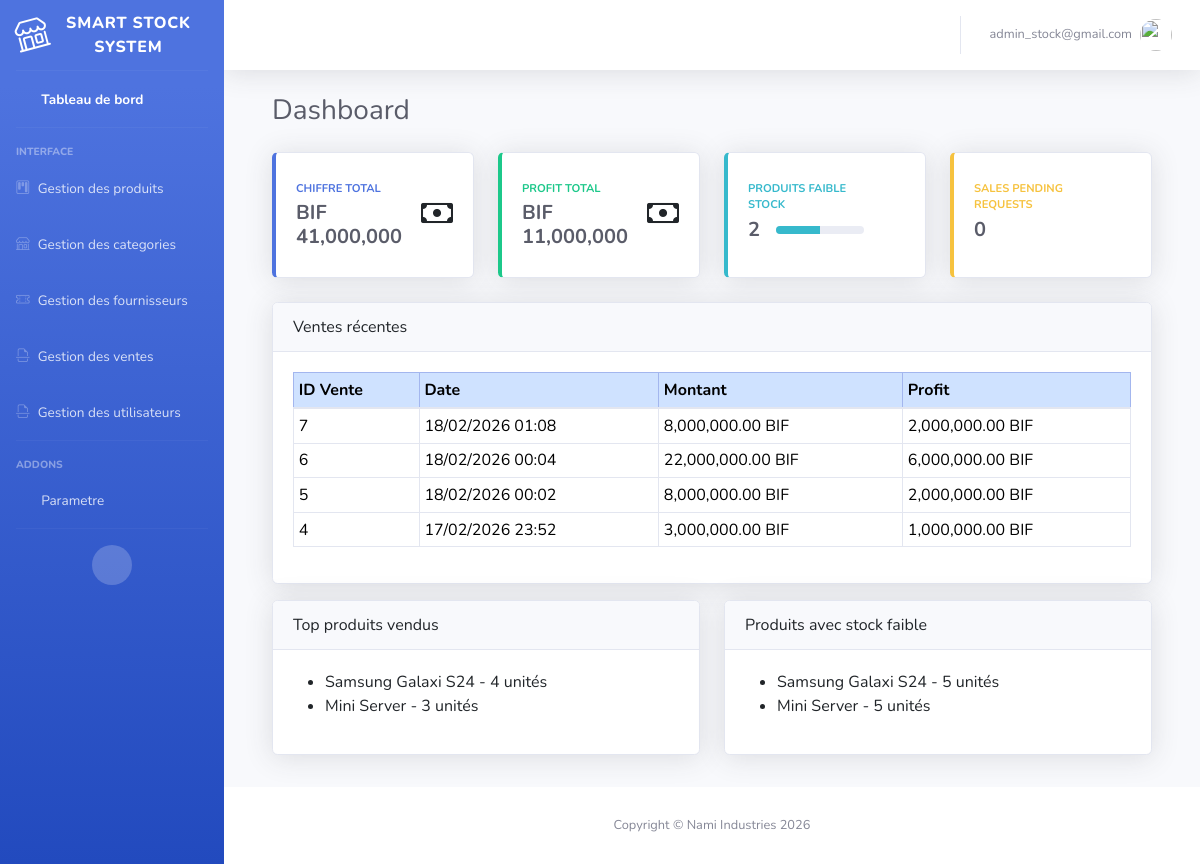
The page /smartstock-admin/dasboard/ (signed in) on the database its author committed.
### core/models.py (models this page shows, shortened)
class ShopSettings(models.Model):
    DEVISE_CHOICES = [
        ('USD', 'USD'),
        ('EUR', 'EUR'),
        ('CDF', 'CDF'),
        ('BIF', 'BIF'),
    ]
    name = models.CharField(max_length=200)
    address = models.TextField()
    phone = models.CharField(max_length=20)
    currency = models.CharField(
        max_length=10,
        choices=DEVISE_CHOICES,
        default='BIF'
    )
    tva = models.DecimalField(max_digits=12, decimal_places=2, default=Decimal("0.00"))
    logo = models.ImageField(upload_to="logo/", blank=True, null=True)

### sales/models.py (models this page shows, shortened)
class Sale(models.Model):
    STATUS_CHOICES = [
        ('draft', 'En cours'),
        ('completed', 'Finalisée'),
    ]
    status = models.CharField(
        max_length=20,
        choices=STATUS_CHOICES,
        default='draft'
    )
    total_amount = models.DecimalField(max_digits=12, decimal_places=2, default=Decimal("0.00"))
    total_profit = models.DecimalField(max_digits=12, decimal_places=2, default=Decimal("0.00"))
    user = models.ForeignKey(User, on_delete=models.CASCADE, null=True)
    customer_name = models.CharField(max_length=80, blank=True, null=True)
    customer_phone = models.CharField(max_length=20, blank=True, null=True)
    created_at = models.DateTimeField(auto_now_add=True)

### products/models.py (models this page shows, shortened)
class Product(models.Model):
    name = models.CharField(max_length=200)
    category = models.ForeignKey(
        Category,
        on_delete=models.SET_NULL,
        null=True,
        blank=True,
        related_name="products"
    )
    purchase_price = models.DecimalField(max_digits=10, decimal_places=2)
    selling_price = models.DecimalField(max_digits=10, decimal_places=2)
    stock = models.IntegerField(default=0)
    minimum_stock = models.IntegerField(default=5)
    created_at = models.DateTimeField(auto_now_add=True)

### core/views.py (the view)
# urls.py: path('dasboard/', views.home, name='home'),
@login_required
@role_required('Admin')
def home(request):
    template = loader.get_template('index.html')
    shop = ShopSettings.objects.first()
    total_sales = Sale.objects.filter(status='completed').aggregate(
        total_amount=Sum('total_amount'),
        total_profit=Sum('total_profit')
    )
    recent_sales = Sale.objects.filter(status='completed').order_by('-created_at')[:5]
    low_stock = Product.objects.filter(stock__lte=5)  # seuil = 5
    top_products = SaleItem.objects.values('product__name').annotate(
        total_qty=Sum('quantity')
    ).order_by('-total_qty')[:5]
    items = SaleItem.objects.filter(sale__status='draft')
    sale_count = items.count()
    context = {
        'total_sales': total_sales,
        'recent_sales': recent_sales,
        'low_stock': low_stock,
        'top_products': top_products,
        'sale_count':sale_count,
        'shop':shop,
    }
    return HttpResponse(template.render(context, request))

### core/templates/index.html (shortened to what this page needs)
{% extends 'base.html' %}
{% block content %}
{% load humanize %}
<div id="content">
    <div class="container-fluid">
        <div class="d-sm-flex align-items-center justify-content-between mb-4">
            <h1 class="h3 mb-0 text-gray-800">Dashboard</h1>
        </div>
        <div class="row">
            <div class="col-xl-3 col-md-6 mb-4">
                <div class="card border-left-primary shadow h-100 py-2">
                    <div class="card-body">
                        <div class="row no-gutters align-items-center">
                            <div class="col mr-2">
                                <div class="text-xs font-weight-bold text-primary text-uppercase mb-1">
                                    Chiffre total</div>
                                    <div class="h5 mb-0 font-weight-bold text-gray-800">
                                    {{ shop.currency }} {{ total_sales.total_amount|intcomma }}
                                </div>
                            </div>
                            <div class="col-auto">
                                <i class="bi bi-cash fa-2x"></i></i>
                            </div>
                        </div>
                    </div>
                </div>
            </div>
            <div class="col-xl-3 col-md-6 mb-4">
                <div class="card border-left-success shadow h-100 py-2">
                    <div class="card-body">
                        <div class="row no-gutters align-items-center">
                            <div class="col mr-2">
                                <div class="text-xs font-weight-bold text-success text-uppercase mb-1">
                                    Profit total
                                </div>
                                <div class="h5 mb-0 font-weight-bold text-gray-800">
                                    {{ shop.currency }} {{ total_sales.total_profit|intcomma }}
                                </div>
                            </div>
                            <div class="col-auto">
                                <i class="bi bi-cash fa-2x"></i></i>
                            </div>
                        </div>
                    </div>
                </div>
            </div>
            <div class="col-xl-3 col-md-6 mb-4">
                <div class="card border-left-info shadow h-100 py-2">
                    <div class="card-body">
                        <div class="row no-gutters align-items-center">
                            <div class="col mr-2">
                                <div class="text-xs font-weight-bold text-info text-uppercase mb-1">
                                    Produits faible stock
                                </div>
                                <div class="row no-gutters align-items-center">
                                    <div class="col-auto">
                                        <div class="h5 mb-0 mr-3 font-weight-bold text-gray-800">
                                            {{ low_stock|length }}
                                        </div>
                                    </div>
                                <div class="col">
                                    <div class="progress progress-sm mr-2">
                                        <div class="progress-bar bg-info" role="progressbar"
                                                style="width: 50%" aria-valuenow="50" aria-valuemin="0" aria-valuemax="100">
                                        </div>
                                        </div>
                                    </div>
                                </div>
                            </div>
                            <div class="col-auto">
                                <i class="fas fa-clipboard-list fa-2x text-gray-300"></i>
                            </div>
                        </div>
                    </div>
                </div>
            </div>
            <div class="col-xl-3 col-md-6 mb-4">
                <div class="card border-left-warning shadow h-100 py-2">
                    <div class="card-body">
                        <div class="row no-gutters align-items-center">
                            <div class="col mr-2">
                                <div class="text-xs font-weight-bold text-warning text-uppercase mb-1">
                                    Sales Pending Requests
                                </div>
                                <div class="h5 mb-0 font-weight-bold text-gray-800">
                                    {{ sale_count }}
                                </div>
                            </div>
                            <div class="col-auto">
                                <i class="fas fa-comments fa-2x text-gray-300"></i>
                            </div>
                        </div>
                    </div>
                </div>
            </div>
        </div>
        <div class="row">
            <div class="col-xl-12 col-lg-12 mb-3">
                <div class="card shadow">
                    <div class="card-header">Ventes récentes</div>
                    <div class="card-body">
                        <div class="table-responsive">
                            <table class="table table-sm table-bordered">
                                <thead class="table-primary">
                                    <tr>
                                        <th>ID Vente</th>
                                        <th>Date</th>
                                        <th>Montant</th>
                                        <th>Profit</th>
                                    </tr>
                                </thead>
                                <tbody>
                                    {% for sale in recent_sales %}
                                    <tr>
                                        <td>{{ sale.id }}</td>
                                        <td>{{ sale.created_at|date:"d/m/Y H:i" }}</td>
                                        <td>{{ sale.total_amount|intcomma }} {{ shop.currency }}</td>
                                        <td>{{ sale.total_profit|intcomma }} {{ shop.currency }}</td>
                                    </tr>
                                    {% empty %}
                                    <tr>
                                        <td colspan="4">Aucune vente encore</td>
                                    </tr>
                                    {% endfor %}
                                </tbody>
                            </table>
                        </div>
                    </div>
                </div>
            </div>
        </div>
        <div class="row mb-4">
            <div class="col-xl-6 col-lg-6">
                <div class="card mb-2 shadow">
                    <div class="card-header">Top produits vendus</div>
                    <div class="card-body">
                        <ul>
                            {% for p in top_products %}
                            <li>{{ p.product__name }} - {{ p.total_qty }} unités</li>
                            {% empty %}
                            <li>Aucun produit vendu encore</li>
                            {% endfor %}
                        </ul>
                    </div>
                </div>
            </div>
            <div class="col-xl-6 col-lg-6">
                <div class="card shadow">
                    <div class="card-header">Produits avec stock faible</div>
                    <div class="card-body">
                        <ul>
                            {% for product in low_stock %}
                            <li>{{ product.name }} - {{ product.stock }} unités</li>
                            {% empty %}
                            <li>Tout le stock est suffisant</li>
                            {% endfor %}
                        </ul>
                    </div>
                </div>
            </div>
        </div>
    </div>
</div>
{% endblock %}

### core/templates/base.html (shortened to what this page needs)
{% load static %}
<!DOCTYPE html>
<html lang="en">
<head>
    {% load bootstrap5 %}
    {% bootstrap_css %}
    <link href="{% static 'vendor/fontawesome-free/css/all.min.css' %}" rel="stylesheet" type="text/css">
    <link rel="stylesheet"
href="https://cdn.jsdelivr.net/npm/bootstrap-icons@1.11.1/font/bootstrap-icons.css">
    <link href="{% static 'css/sb-admin-2.min.css' %}" rel="stylesheet">
</head>
<body id="page-top">
    <div id="wrapper">
        <ul class="navbar-nav bg-gradient-primary sidebar sidebar-dark accordion" id="accordionSidebar">
            <a class="sidebar-brand d-flex align-items-center justify-content-center">
                <div class="sidebar-brand-icon rotate-n-15">
                    <i class="bi bi-shop"></i>
                </div>
                <div class="sidebar-brand-text mx-3">Smart Stock System</div>
            </a>
            <hr class="sidebar-divider my-0">
            <li class="nav-item active">
                <a class="nav-link" href="{% url 'home' %}">
                    <i class="fas fa-fw fa-tachometer-alt"></i>
                    <span>Tableau de bord</span></a>
            </li>
            <hr class="sidebar-divider">
            <div class="sidebar-heading">
                Interface
            </div>
            <li class="nav-item">
                <a class="nav-link collapsed" href="" data-toggle="collapse" data-target="#collapseComponents" arial-expanded="true" aria-controls="collapseComponents">
                    <i class="bi bi-kanban"></i>
                    <span>Gestion des produits</span>
                </a>
            </li>
            <li class="nav-item">
                <a class="nav-link collapsed" href="#" data-toggle="collapse" data-target="#collapseUtilities"
                    aria-expanded="true" aria-controls="collapseUtilities">
                    <i class="bi bi-shop"></i>
                    <span>Gestion des categories</span>
                </a>
            </li>
            <li class="nav-item">
                <a class="nav-link collapsed" href="#" data-toggle="collapse" data-target="#collapseCondition"
                    aria-expanded="true" aria-controls="collapseCondition">
                    <i class="bi bi-ticket-perforated"></i>
                    <span>Gestion des fournisseurs</span>
                </a>
            </li>
            <li class="nav-item">
                <a class="nav-link collapsed" href="#" data-toggle="collapse" data-target="#collapseReclamation"
                    aria-expanded="true" aria-controls="collapseReclamation">
                    <i class="bi bi-file-earmark-break"></i>
                    <span>Gestion des ventes</span>
                </a>
            </li>
            <li class="nav-item">
                <a class="nav-link collapsed" href="#" data-toggle="collapse" data-target="#collapseUser"
                    aria-expanded="true" aria-controls="collapseUser">
                    <i class="bi bi-file-earmark-break"></i>
                    <span>Gestion des utilisateurs</span>
                </a>
            </li>
            <hr class="sidebar-divider">
            <div class="sidebar-heading">
                Addons
            </div>
            <li class="nav-item">
                <a class="nav-link collapsed" href="#" data-toggle="collapse" data-target="#collapsePages"
                    aria-expanded="true" aria-controls="collapsePages">
                    <i class="fas fa-fw fa-folder"></i>
                    <span>Parametre</span>
                </a>
            </li>
            <hr class="sidebar-divider d-none d-md-block">
            <div class="text-center d-none d-md-inline">
                <button class="rounded-circle border-0" id="sidebarToggle"></button>
            </div>
        </ul>
        <div id="content-wrapper" class="d-flex flex-column">
            <div id="content">
                <nav class="navbar navbar-expand navbar-light bg-white topbar mb-4 static-top shadow">
                    <ul class="navbar-nav ml-auto">
                        <li class="nav-item dropdown no-arrow">
                            <a class="nav-link dropdown-toggle" href="#" id="userDropdown" role="button"
                                data-toggle="dropdown" aria-haspopup="true" aria-expanded="false">
                                <span class="mr-2 d-none d-lg-inline text-gray-600 small">
                                    {% if user.is_authenticated %}
                                        <span>{{ user.email }}</span>
                                    {% endif %}
                                </span>
                                <img class="img-profile rounded-circle"
                                    src="img/undraw_profile.svg">
                            </a>
                        </li>
                    </ul>
                </nav>
                <div class="container-fluid">
                    {% block content %} {% endblock %}
                </div>
            </div>
            <footer class="sticky-footer bg-white">
                <div class="container my-auto">
                    <div class="copyright text-center my-auto">
                        <span>Copyright &copy; Nami Industries 2026</span>
                    </div>
                </div>
            </footer>
        </div>
    </div>
</body>
</html>

### rows shown on the page
ShopSettings: currency "BIF"
Sale: id "7", created_at "18/02/2026 01:08", total_amount "8,000,000.00", total_profit "2,000,000.00"
Sale: id "6", created_at "18/02/2026 00:04", total_amount "22,000,000.00", total_profit "6,000,000.00"
Sale: id "5", created_at "18/02/2026 00:02", total_amount "8,000,000.00", total_profit "2,000,000.00"
Sale: id "4", created_at "17/02/2026 23:52", total_amount "3,000,000.00", total_profit "1,000,000.00"
Product: name "Samsung Galaxi S24", stock "5"
Product: name "Mini Server", stock "5"

### other values the page prints
{{ user.email }} "admin_stock@gmail.com"
{{ total_sales.total_amount|intcomma }} "41,000,000"
{{ total_sales.total_profit|intcomma }} "11,000,000"
{{ low_stock|length }} "2"
{{ sale_count }} "0"
{{ p.product__name }} "Samsung Galaxi S24" "Mini Server"
{{ p.total_qty }} "4" "3"
